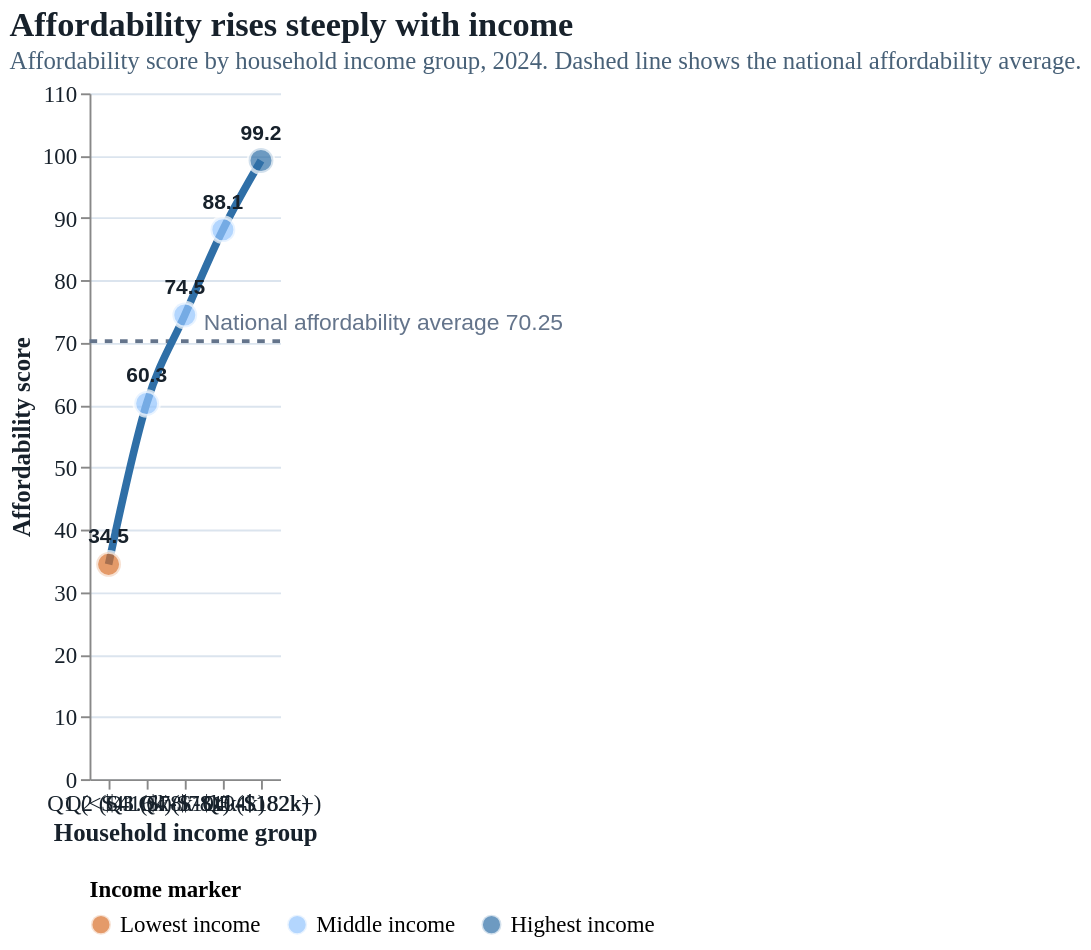

Here is the Vega-Lite specification saved for this chart:
### Vega-Lite specification from a JSON file in a GitHub repository (floating-point values rounded to 4 significant figures)
{"$schema": "https://vega.github.io/schema/vega-lite/v5.json", "description": "Line and point chart showing affordability score across income quintiles, 2024.", "title": {"text": "Affordability rises steeply with income", "subtitle": "Affordability score by household income group, 2024. Dashed line shows the national affordability average."}, "width": "container", "height": 360, "data": {"values": [{"income_group": "Q1 (<$41.6k)", "affordability": 34.45, "income_marker": "Lowest income"}, {"income_group": "Q2 ($41.6k-$78k)", "affordability": 60.26, "income_marker": "Middle income"}, {"income_group": "Q3 ($78k-$104k)", "affordability": 74.45, "income_marker": "Middle income"}, {"income_group": "Q4 ($104k-$182k)", "affordability": 88.13, "income_marker": "Middle income"}, {"income_group": "Q5 ($182k+)", "affordability": 99.23, "income_marker": "Highest income"}]}, "layer": [{"data": {"values": [{"average": 70.25}]}, "mark": {"type": "rule", "strokeDash": [4, 4], "strokeWidth": 2, "color": "#64748b"}, "encoding": {"y": {"field": "average", "type": "quantitative"}}}, {"data": {"values": [{"income_group": "Q3 ($78k-$104k)", "average": 70.25, "label": "National affordability average 70.25"}]}, "mark": {"type": "text", "align": "left", "dx": 10, "dy": -10, "fontSize": 12, "color": "#64748b"}, "encoding": {"x": {"field": "income_group", "type": "ordinal", "sort": ["Q1 (<$41.6k)", "Q2 ($41.6k-$78k)", "Q3 ($78k-$104k)", "Q4 ($104k-$182k)", "Q5 ($182k+)"], "axis": {"labelAngle": 0, "labelOverlap": false, "labelLimit": 150}}, "y": {"field": "average", "type": "quantitative"}, "text": {"field": "label"}}}, {"mark": {"type": "line", "interpolate": "monotone", "strokeWidth": 4, "color": "#2f6fa7"}, "encoding": {"x": {"field": "income_group", "type": "ordinal", "title": "Household income group", "sort": ["Q1 (<$41.6k)", "Q2 ($41.6k-$78k)", "Q3 ($78k-$104k)", "Q4 ($104k-$182k)", "Q5 ($182k+)"], "axis": {"labelAngle": 0, "labelLimit": 150, "labelOverlap": false}}, "y": {"field": "affordability", "type": "quantitative", "title": "Affordability score", "scale": {"domain": [25, 105]}}}}, {"mark": {"type": "point", "filled": true, "size": 170, "stroke": "white", "strokeWidth": 2}, "encoding": {"x": {"field": "income_group", "type": "ordinal", "sort": ["Q1 (<$41.6k)", "Q2 ($41.6k-$78k)", "Q3 ($78k-$104k)", "Q4 ($104k-$182k)", "Q5 ($182k+)"], "axis": {"labelAngle": 0, "labelOverlap": false, "labelLimit": 150}}, "y": {"field": "affordability", "type": "quantitative"}, "color": {"field": "income_marker", "type": "nominal", "title": "Income marker", "scale": {"domain": ["Lowest income", "Middle income", "Highest income"], "range": ["#d86f2a", "#93c5fd", "#2f6fa7"]}}, "tooltip": [{"field": "income_group", "type": "ordinal", "title": "Income group"}, {"field": "affordability", "type": "quantitative", "title": "Affordability", "format": ".2f"}]}}, {"mark": {"type": "text", "dy": -14, "fontSize": 11, "fontWeight": "bold", "color": "#17212b"}, "encoding": {"x": {"field": "income_group", "type": "ordinal", "sort": ["Q1 (<$41.6k)", "Q2 ($41.6k-$78k)", "Q3 ($78k-$104k)", "Q4 ($104k-$182k)", "Q5 ($182k+)"], "axis": {"labelAngle": 0, "labelOverlap": false, "labelLimit": 150}}, "y": {"field": "affordability", "type": "quantitative"}, "text": {"field": "affordability", "type": "quantitative", "format": ".1f"}}}], "config": {"view": {"stroke": null}, "axis": {"labelFont": "IBM Plex Sans", "titleFont": "IBM Plex Sans", "labelFontSize": 12, "titleFontSize": 13, "labelColor": "#17212b", "titleColor": "#17212b", "gridColor": "#dbe4ee", "labelLimit": 240}, "legend": {"labelFont": "IBM Plex Sans", "titleFont": "IBM Plex Sans", "labelFontSize": 12, "titleFontSize": 12, "symbolSize": 110, "orient": "bottom"}, "title": {"font": "Space Grotesk", "subtitleFont": "IBM Plex Sans", "fontSize": 18, "subtitleFontSize": 13, "anchor": "start", "color": "#17212b", "subtitleColor": "#486178"}}}
